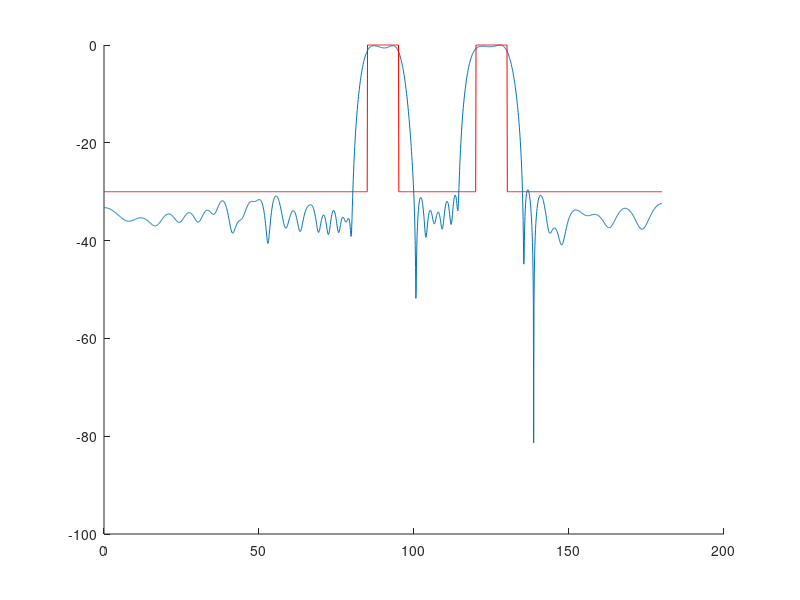

Recreate this plot in MATLAB.
%alternating direction method

clc;
clear;

N = 41; %N antenna elements
lambda = 1;
%position of antenna array
d=zeros(1,N);
d(1) = 10;
d(2) = 9.6065;
d(3) = 8.8098;
d(4) = 8.2995;
d(5) = 7.8973;
d(6) = 7.3497;
d(7) = 6.8494;
d(8) = 6.5302;
d(9) = 5.6299;
d(10)=5.3749;
d(11)=5;
d(12)=4.6065;
d(13)=3.8098;
d(14)=3.2995;
d(15)=2.8973;
d(16)=2.3497;
d(17)=1.8494;
d(18)=1.5302;
d(19)=0.6299;
d(20)=0.3749;
d(21)=0;
d(41) = -10;
d(40) = -9.6065;
d(39) = -8.8098;
d(38) = -8.2995;
d(37) = -7.8973;
d(36) = -7.3497;
d(35) = -6.8494;
d(34) = -6.5302;
d(33) = -5.6299;
d(32)=-5.3749;
d(31)=-5;
d(30)=-4.6065;
d(29)=-3.8098;
d(28)=-3.2995;
d(27)=-2.8973;
d(26)=-2.3497;
d(25)=-1.8494;
d(24)=-1.5302;
d(23)=-0.6299;
d(22)=-0.3749;

%number of mainlobe samples
theta_m = [85:0.2:95,120:0.2:130];
L_m = length(theta_m);
u_m = cos(theta_m*pi/180);
A_m = exp(1i*(2*pi/lambda)*u_m'*d);
%sidelobe
theta_s = [0:2:80,100:2:115,135:2:180];
L_s = length(theta_s);
u_s = cos(theta_s*pi/180);
A_s = exp(1i*(2*pi/lambda)*u_s'*d);
L = L_m + L_s;
%transformation matrix
theta = [theta_m,theta_s];
u = cos(theta*pi/180);
A = exp(1i*(2*pi/lambda)*u'*d);
%desired beampattern
%amplitude
fm = [ones(L_m,1);10^(-35/20)*ones(L_s,1)];
%phase
fp = ones(L,1);
f = fm.*fp;
%emphasis vector
w = fm.^(-1);
%transform from complex domain to real domain
Ar = [real(A),-imag(A);imag(A),real(A)];
wr = [w;w];
fr = [real(f);imag(f)];
Mr = diag(wr);
x0 = zeros(2*N,1);
xc = inv(A'*A)*A'*f;
%ripple tolerance
epsilon = 0.05;
km = 40;
kp = 4000;

%initialisation
t = ones(N,1);
z = x0;
beta_1 = 10/mean(abs(fm));
beta_2 = 1/mean(abs(fm));
lambda_1 = zeros(2*N,1);
% lambda_2 = zeros(2*L,1);
gamma_1 = 1.618;
gamma_2 = 1.618;

%group sparsity by alternating direction method
error = 1;
tic;
for k = 1:1
    while (error > 1e-4) 
        %shrinkage
        fp = A*xc;
        fp = fp./abs(fp);
        f = fm.*fp;
        fr = [real(f);imag(f)];
        for i = 1:N
            r = [x0(i);x0(i+N)] + (1/beta_1)*[lambda_1(i);lambda_1(i+N)];
            z_temp = max(1-t(i)/beta_1/norm(r),0)*r;
            z(i) = z_temp(1);
            z(i+N) = z_temp(2);
        end
%         x = inv(beta_1*eye(2*N)+beta_2*(Ar'*Mr*Ar))*(beta_1*z-lambda_1+beta_2*Ar'*Mr*fr+Ar'*lambda_2);
        x = inv(beta_1*eye(2*N)+beta_2*(Ar'*Mr*Ar))*(beta_1*z-lambda_1+beta_2*Ar'*Mr*fr);
        lambda_1 = lambda_1 - gamma_1* beta_1*(z-x0);
%         lambda_2 = lambda_2 - gamma_2* beta_2*Mr*(Ar*x-fr);
        error = norm(x-x0); 
        x0 = x;
        xc = x0(1:N) + 1i*x0(N+1:2*N);
    end
    %update the weight corresponding to mainlobe
    fi = abs(A*xc)./max(abs(A*xc));
    em = fi(1:L_m)-fm(1:L_m);
    for i = 1:L_m
        if (em(i) < -epsilon)
            w(i) = w(i) + km * abs(em(i));
        end
    end
    %update the weight corresponding to sidelobe
    es = fi(L_m+1:L_m+L_s)-fm(L_m+1:L_m+L_s);
%     for i = 1:L_s
%         if (es(i) <=0 )
%             w(L_m+i) = 1;
%         else
%             w(L_m+i) = kp*es(i);
%         end
%     end
    w(L_m+1:L_m+L_s) = max(kp*es,0); 
    wr = [w;w];
    Mr = diag(wr);
    error = 1;
end

t = toc;
%calculate the number of selected antennas
lam = 0;
for i = 1:N
    if (abs(xc(i))<0.005)
        xc(i)=0;
    else
        lam = lam + 1;
    end
end

%define the transformation matrix for plotting
theta_plot = [0:0.1:180];
u_plot = cos(theta_plot*pi/180);
A_plot = exp(1i*(2*pi/lambda)*u_plot'*d);
figure(3);hold on;
y = 20*log10(abs(A_plot*xc)/max(abs(A_plot*xc)));
plot(theta_plot,y);
hold on;
fd  =  10^(-30/20)*ones(length(theta_plot),1);
for i = 1:length(theta_plot)
    if ((theta_plot(i)>=85)&&(theta_plot(i)<=95))
        fd(i) = 1;
    elseif((theta_plot(i)>=120)&&(theta_plot(i)<=130))
        fd(i) = 1;
    end
end
plot(theta_plot,20*log10(fd),'r');

